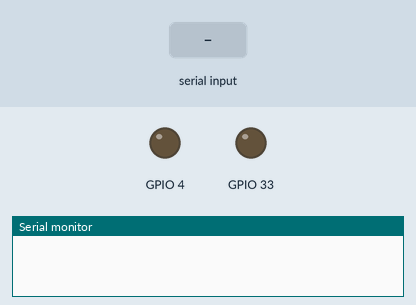
Bench run of a sketch on a simulated ESP32. On the bench: output pins drawn as LEDs (lit = HIGH), the last lines printed to the serial monitor. The inputs (shaded band) are chosen by the test bench.

Above: at 1.2 s.
1.3 s: "A" received over Serial
At 2.1 s:
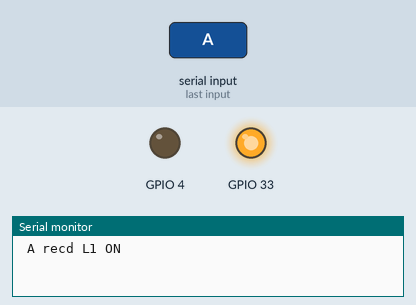
2.8 s: "B" received over Serial
At 3.2 s:
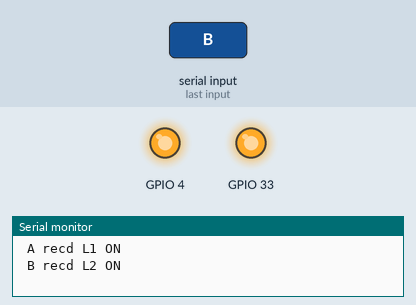
4.3 s: "a" received over Serial
At 5.5 s:
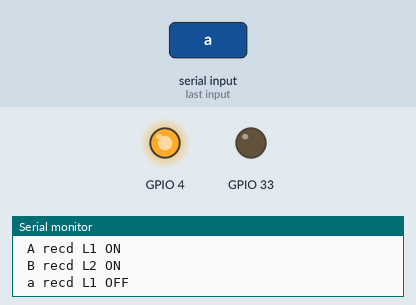
Timing chart, 0 to 7.3 s (numbered marks = the images above; inputs shaded):
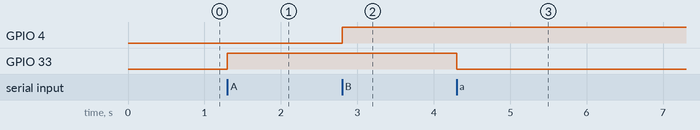

The sketch:

serialonoff.ino
```cpp
void setup() {
  pinMode(33,OUTPUT);
  pinMode(4,OUTPUT);
  digitalWrite(33, LOW);
  digitalWrite(4,LOW);
  Serial.begin(9600);

}

void loop() {
  char in_char;
if (Serial.available())
{
    in_char = Serial.read();
  if (in_char == 'A')
  {
  digitalWrite(33,HIGH);
  Serial.println( " A recd L1 ON");
   }
  if (in_char == 'a')
  {
  digitalWrite(33,LOW);
  Serial.println( " a recd L1 OFF");
   }

   if (in_char == 'B')
  {
  digitalWrite(4,HIGH);
  Serial.println( " B recd L2 ON");
   }

    if (in_char == 'b')
  {
  digitalWrite(4,LOW);
  Serial.println( " b recd L2 OFF");
   }

    if (in_char == 'Z')
  {
  digitalWrite(33,HIGH);
  digitalWrite(4,HIGH);
  Serial.println( " Z recd L1 and L2 ON");
   }

    if (in_char == 'z')
  {
  digitalWrite(4,LOW);
  Serial.println( " z recd L1 and L2 OFF");
   }
  }
}
```

Measured:
- after the input at 1.3 s, GPIO 33: LOW → HIGH at once
- after the input at 2.8 s, GPIO 4: LOW → HIGH at once
- after the input at 4.3 s, GPIO 33: HIGH → LOW at once
